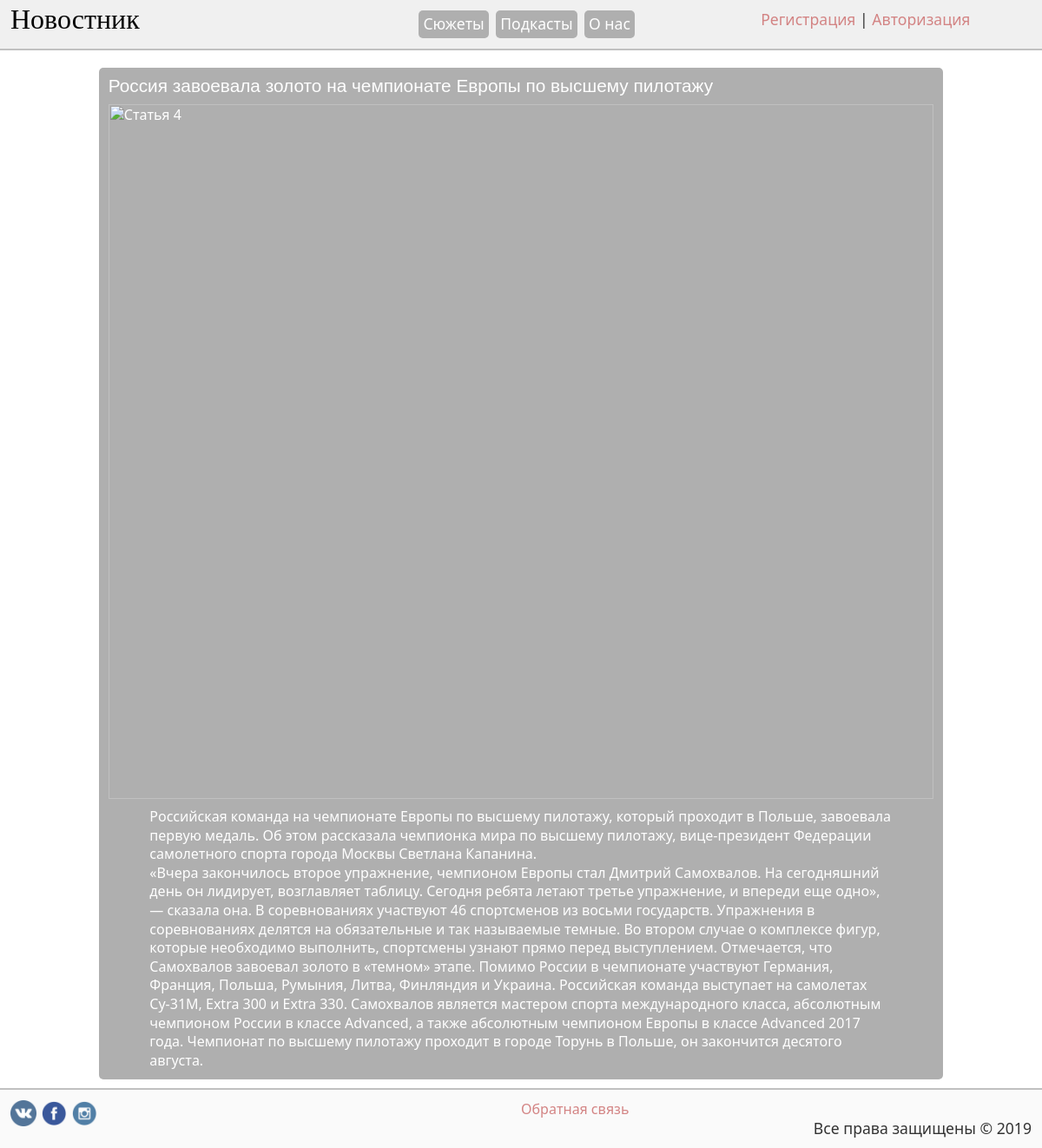
The app's page /article.php?id=4 with its own data.
### tables this page shows
CREATE TABLE `news` (
  `id` int(11) UNSIGNED NOT NULL,
  `title` varchar(255) NOT NULL,
  `intro_text` text NOT NULL,
  `full_text` text NOT NULL
);

### functions/functions.php (called while the page is built, shortened)
<?php
	require_once "connect.php";
	function getNews ($limit, $id) {
		global $mysqli;
		if($id)
			$where = "WHERE `id` = ".$id;
		$result = $mysqli->query("SELECT * FROM `news` $where ORDER BY `id` DESC LIMIT $limit");
		if(!$id)
			return resultToArray ($result);
		else
			return $result->fetch_assoc();
	}
?>

### article.php (the view, shortened to what this page needs)
<html>
<head>
	<?php
		require_once "functions/functions.php";
		$news = getNews(1, $_GET["id"]);
		require_once "blocks/head.php";
	?>
</head>
<body>
	<?php require_once "blocks/header.php" ?>
	<div id="wrapper">
		<?php
		echo  '<div id="bigArticle"><h2>'.$news["title"].'</h2>
			<img src="/img/articles/'.$news["id"].'.jpg"  alt="Статья '.$news["id"].'" title="Статья '.$news["id"].'">
			<p>'.$news["intro_text"]."<br>".$news["full_text"].'</p>
			</div>';
		?>
	</div>
	<?php require_once "blocks/footer.php" ?>
</body>
</html>

### css/style.css (style rules this page uses)
* { margin: 0; padding: 0; outline: none; }
html { height: 100% }
body { width: 100%; height: 100%; background-color: #fff; color: #333; font-family: "Segoe UI", Arial, sans-serif; font-size: 1em; line-height: 135%; float: left; }
#wrapper { width: 90%; margin-left: 5%; float: left; }
#wrapper #bigArticle { width: 88%; margin-left: 5%; background-color: #afafaf; padding: 1%; border-radius: 5px; color: #ffffff; float: left; }
#wrapper #bigArticle img, #wrapper .article img { width: 100%; float: left; margin-bottom: 10px; }
#wrapper #bigArticle h2 { font-weight: normal; font-size: 1.3em; color: #ffffff; margin-bottom: 10px; font-family: Arial, sans-serif; }
#wrapper #bigArticle p, #wrapper .article p { width: 90%; margin-left: 5%; }

### records on screen
news: title "Россия завоевала золото на чемпионате Европы по высшему пилотажу", intro_text "Российская команда на чемпионате Европы по высшему пилотажу, который проходит в Польше, завоевала первую медаль. Об этом рассказала чемпионка мира по высшему пилотажу, вице-президент Федерации самолетного спорта города Москвы Светлана Капанина.", full_text "«Вчера закончилось второе упражнение, чемпионом Европы стал Дмитрий Самохвалов. На сегодняшний день он лидирует, возглавляет таблицу. Сегодня ребята летают третье упражнение, и впереди еще одно», — сказала она. В соревнованиях участвуют 46 спортсменов из восьми государств. Упражнения в соревнованиях делятся на обязательные и так называемые темные. Во втором случае о комплексе фигур, которые необходимо выполнить, спортсмены узнают прямо перед выступлением. Отмечается, что Самохвалов завоевал золото в «темном» этапе. Помимо России в чемпионате участвуют Германия, Франция, Польша, Румыния, Литва, Финляндия и Украина. Российская команда выступает на самолетах Су-31М, Extra 300 и Extra 330.…"

### other values on screen
date ('Y') "2019"
